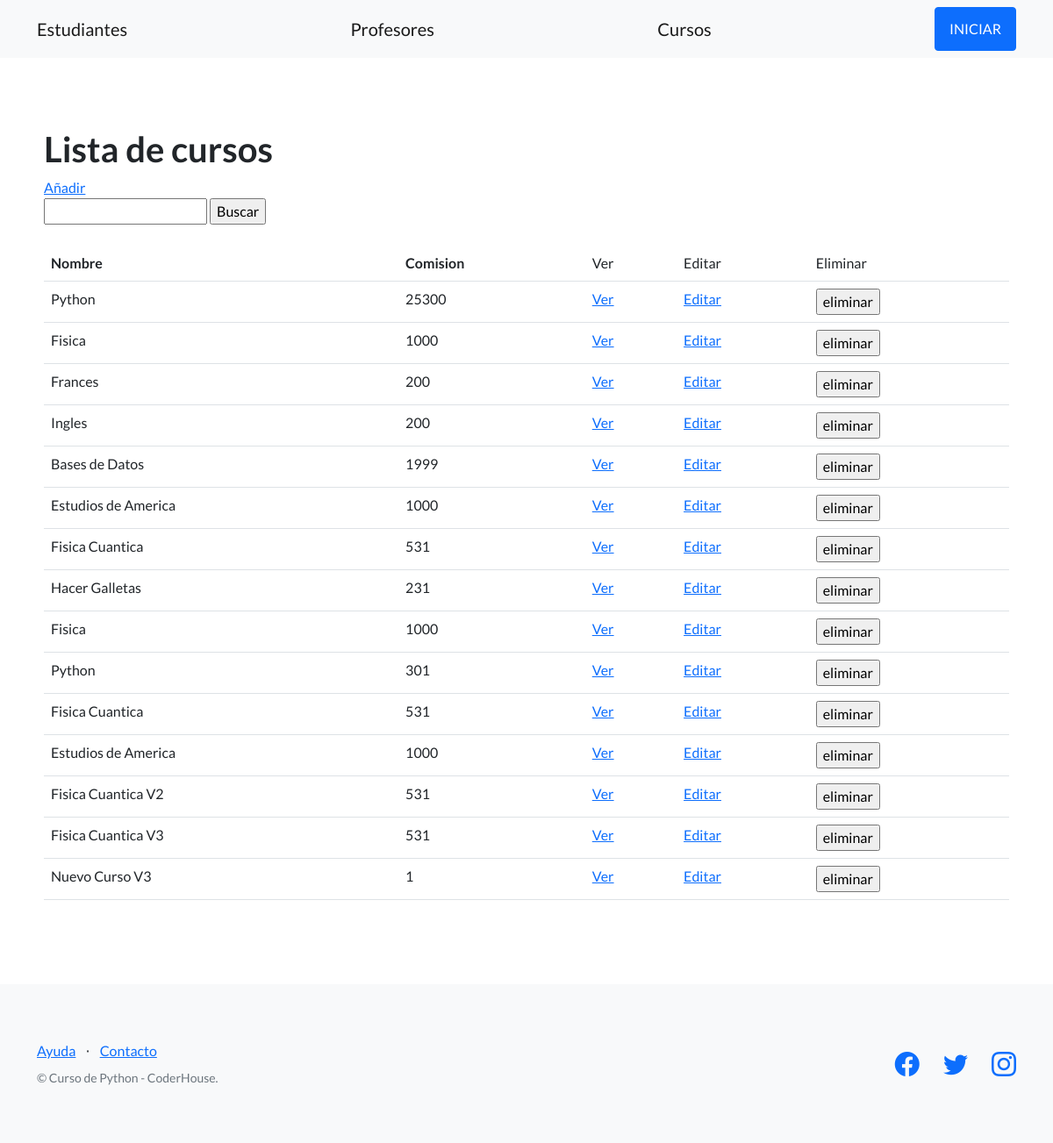
/plataforma/cursos/, run on an earlier commit of the app's database.
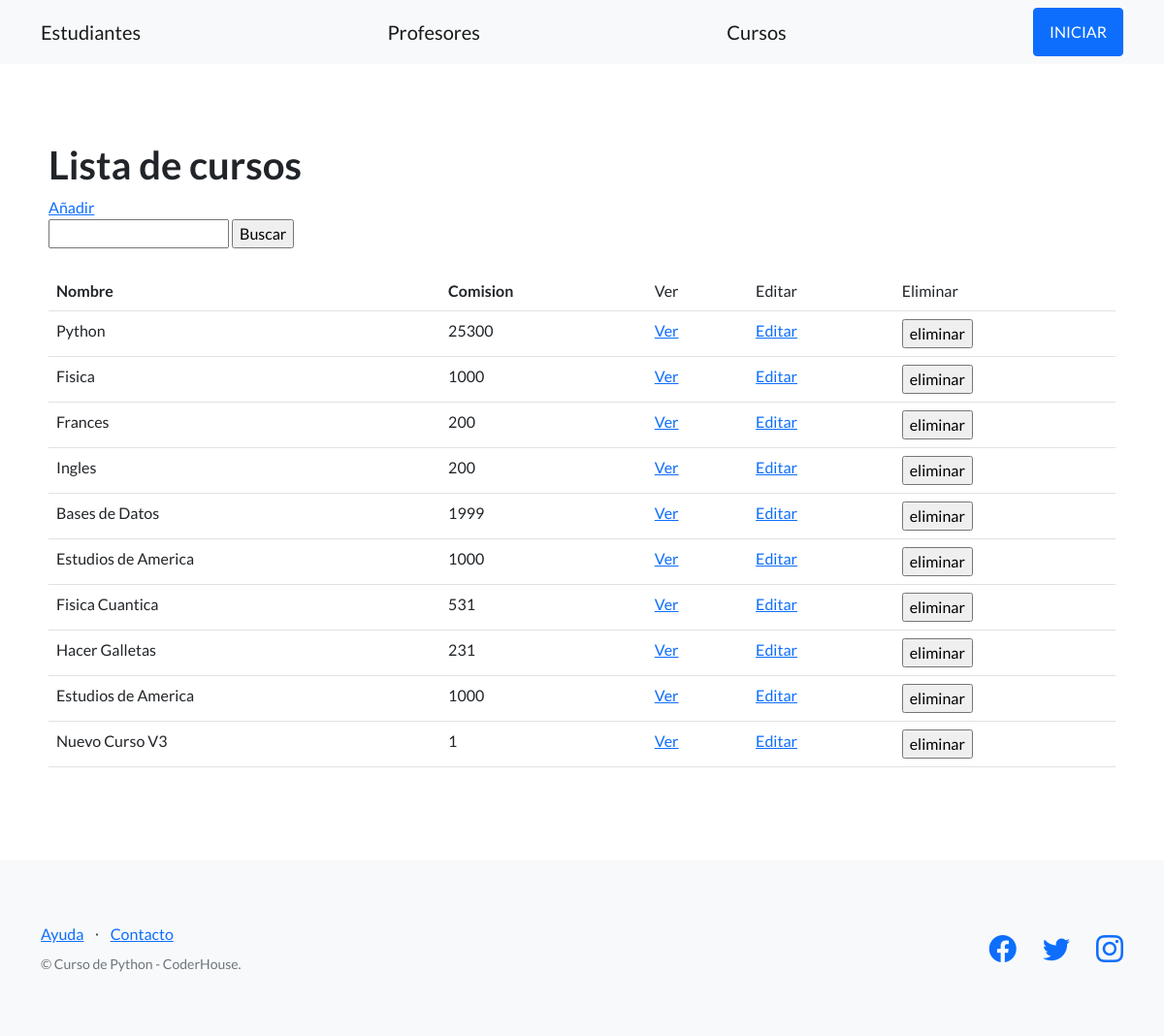
And on a later commit of the database.
### estudiantes/models.py (models this page shows, shortened)
class Curso(models.Model):
    nombre = models.CharField(max_length=64)
    comision = models.IntegerField()
    fecha_inicio = models.DateField(null=True)
    descripcion = models.TextField(null=True)

### estudiantes/views.py (the view)
# urls.py: path('cursos/', listar_cursos, name="listar_cursos"),
def listar_cursos(request):
    contexto = {
        'cursos': Curso.objects.all()
    }
    return render(
        request=request,
        template_name='estudiantes/lista_cursos.html',
        context=contexto,
    )

### estudiantes/templates/estudiantes/lista_cursos.html (shortened to what this page needs)
{% extends "estudiantes/base.html" %}
{% block contenido %}
<h1>Lista de cursos</h1>
<a href="{% url 'crear_curso' %}">Añadir</a>
<br>
<form action="{% url 'buscar_cursos' %}" method="post">
  <input type="text" name="busqueda">
  <input type="submit" value="Buscar">
</form>
<br>
<table class="table">
  <tbody>
    <tr>
      <th>Nombre</th>
      <th>Comision</th>
      <td>Ver</td>
      <td>Editar</td>
      <td>Eliminar</td>
    </tr>
    {% for curso in cursos %}
    <tr>
      <td>{{ curso.nombre }}</td>
      <td>{{ curso.comision }}</td>
      <td>
        <a href="{% url 'ver_curso' curso.id %}">Ver</a>
      </td>
      <td>
        <a href="{% url 'editar_curso' curso.id %}">Editar</a>
      </td>
      <td>
        <form action="{% url 'eliminar_curso' curso.id %}" method="post">
          <input type="submit" value="eliminar"/>
        </form
      </td>
    </tr>
    {% endfor %}
  </tbody>
</table>
{% endblock contenido %}

### estudiantes/templates/estudiantes/base.html (shortened to what this page needs)
{% load static %}
<!DOCTYPE html>
<html lang="en">
    <head>
        <link href="https://cdn.jsdelivr.net/npm/bootstrap-icons@1.5.0/font/bootstrap-icons.css" rel="stylesheet" type="text/css" />
        <link href="{% static 'css/styles.css' %}" rel="stylesheet" />
    </head>
    <body>
        <nav class="navbar navbar-light bg-light static-top">
            <div class="container">
                <a class="navbar-brand" href="{% url 'listar_estudiantes' %}">Estudiantes</a>
                <a class="navbar-brand" href="{% url 'listar_profesores' %}">Profesores</a>
                <a class="navbar-brand" href="{% url 'listar_cursos' %}">Cursos</a>
                <a class="btn btn-primary" href="{% url 'inicio' %}">INICIAR</a>
            </div>
        </nav>
        <section style="padding:80px 50px;">
            {% block contenido %}
            {% endblock contenido %}
        </section>
        <footer class="footer bg-light">
            <div class="container">
                <div class="row">
                    <div class="col-lg-6 h-100 text-center text-lg-start my-auto">
                        <ul class="list-inline mb-2">
                            <li class="list-inline-item"><a href="#!">Ayuda</a></li>
                            <li class="list-inline-item">⋅</li>
                            <li class="list-inline-item"><a href="#!">Contacto</a></li>
                        </ul>
                        <p class="text-muted small mb-4 mb-lg-0">&copy; Curso de Python - CoderHouse.</p>
                    </div>
                    <div class="col-lg-6 h-100 text-center text-lg-end my-auto">
                        <ul class="list-inline mb-0">
                            <li class="list-inline-item me-4">
                                <a href="#!"><i class="bi-facebook fs-3"></i></a>
                            </li>
                            <li class="list-inline-item me-4">
                                <a href="#!"><i class="bi-twitter fs-3"></i></a>
                            </li>
                            <li class="list-inline-item">
                                <a href="https://www.instagram.com/espndeportes/?hl=es"><i class="bi-instagram fs-3"></i></a>
                            </li>
                        </ul>
                    </div>
                </div>
            </div>
        </footer>
    </body>
</html>

What changed in the data, as far as the page shows it:
removed Curso: nombre "Fisica", comision "1000"
removed Curso: nombre "Python", comision "301"
removed Curso: nombre "Fisica Cuantica", comision "531"
removed Curso: nombre "Fisica Cuantica V2", comision "531"
removed Curso: nombre "Fisica Cuantica V3", comision "531"
